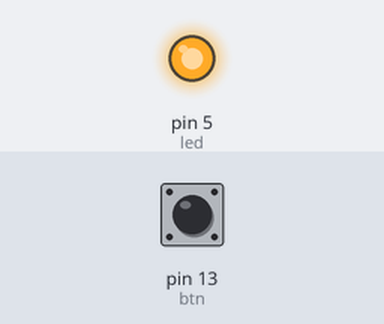
Bench run of a sketch on a simulated Arduino Uno, built with avr-gcc and run on an emulated ATmega328P. Shown: output pins drawn as LEDs (lit = HIGH). Inputs (shaded band) come from the test bench; at power-on: pin 13 (btn) HIGH. What the sketch prints to the serial monitor is not drawn.

Above: at 1.2 s.
1.3 s: pin 13 (btn) pulled LOW for 0.15 s
At 1.38 s:
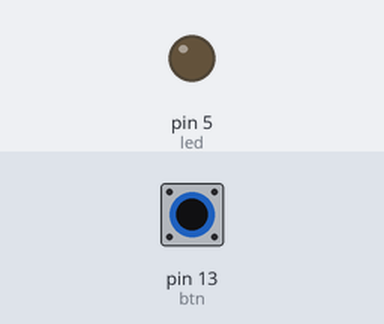
2.9 s: pin 13 (btn) pulled LOW for 3.2 s
At 6.8 s:
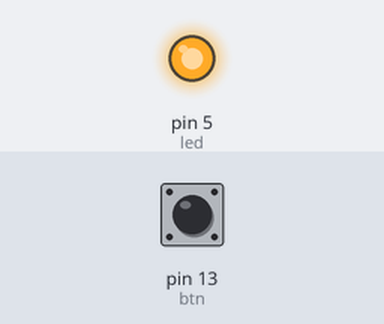
Timing chart, 0 to 8.3 s (numbered marks = the images above; inputs shaded):
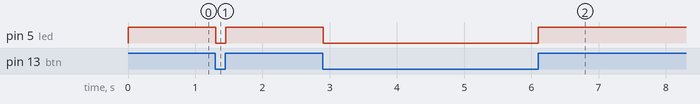

The sketch:

Debounce.ino
```cpp
const byte led = 5;
const byte btn = 13;
unsigned long last = 0;
unsigned long wait = 100;
int count = 0;
boolean btnState = 0;
void setup() {
  pinMode(led, OUTPUT);
  pinMode(btn, INPUT_PULLUP);
  Serial.begin(9600);
}

void loop() {
  unsigned long now = millis();
  if (now - wait > last) {
    int btnRead = digitalRead(btn);
    if ( btnRead != btnState && btnRead == true){
      count++;
    }
    btnState = btnRead;
  }
  Serial.println(count);
  digitalWrite(led, btnState);

}
```

Measured:
- after the input at 1.3 s, pin 5 (led): HIGH → LOW at once, → HIGH 0.15 s later
- after the input at 2.9 s, pin 5 (led): HIGH → LOW at once, → HIGH 3.2 s later
